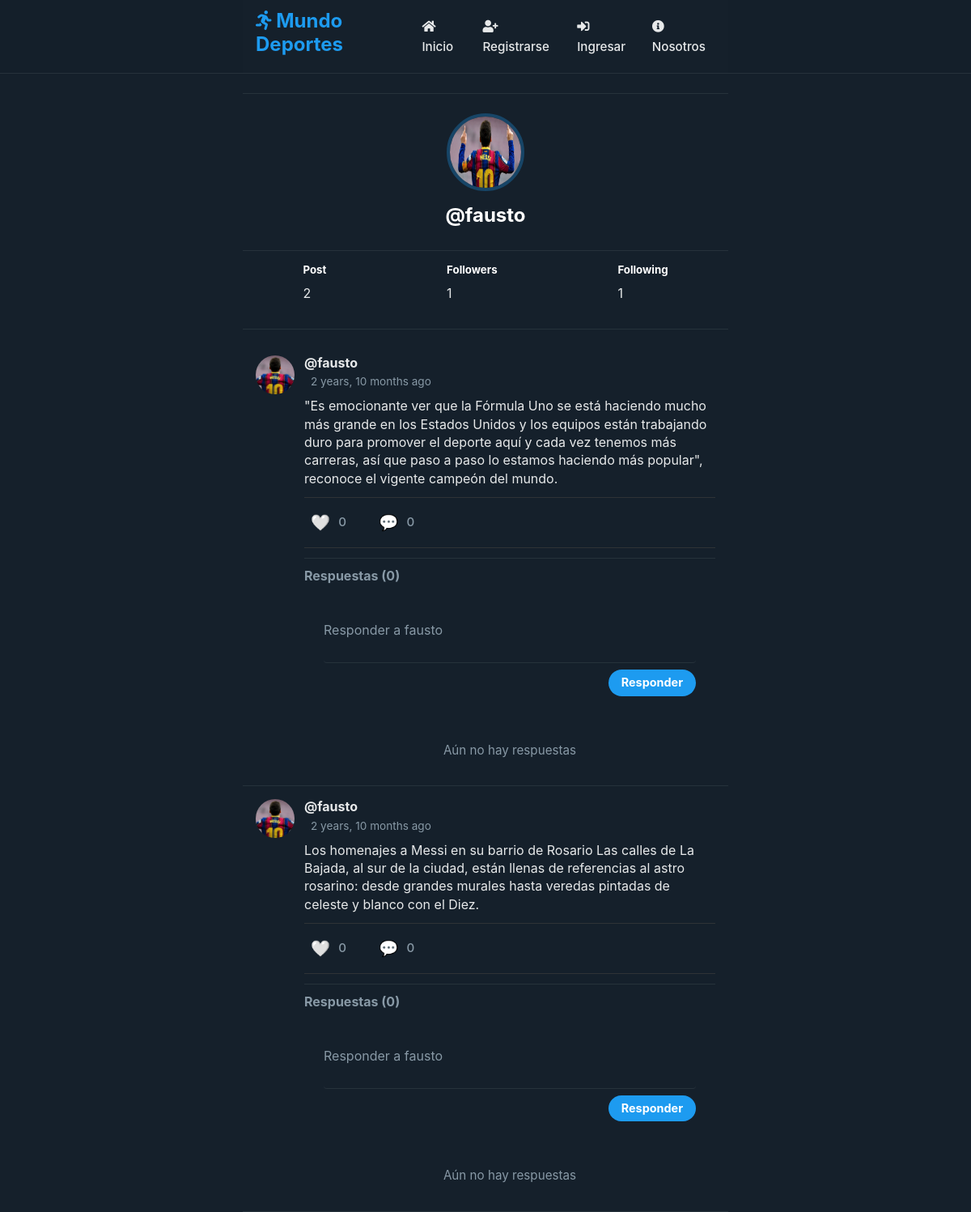
The app's page /profile/fausto/, older data.
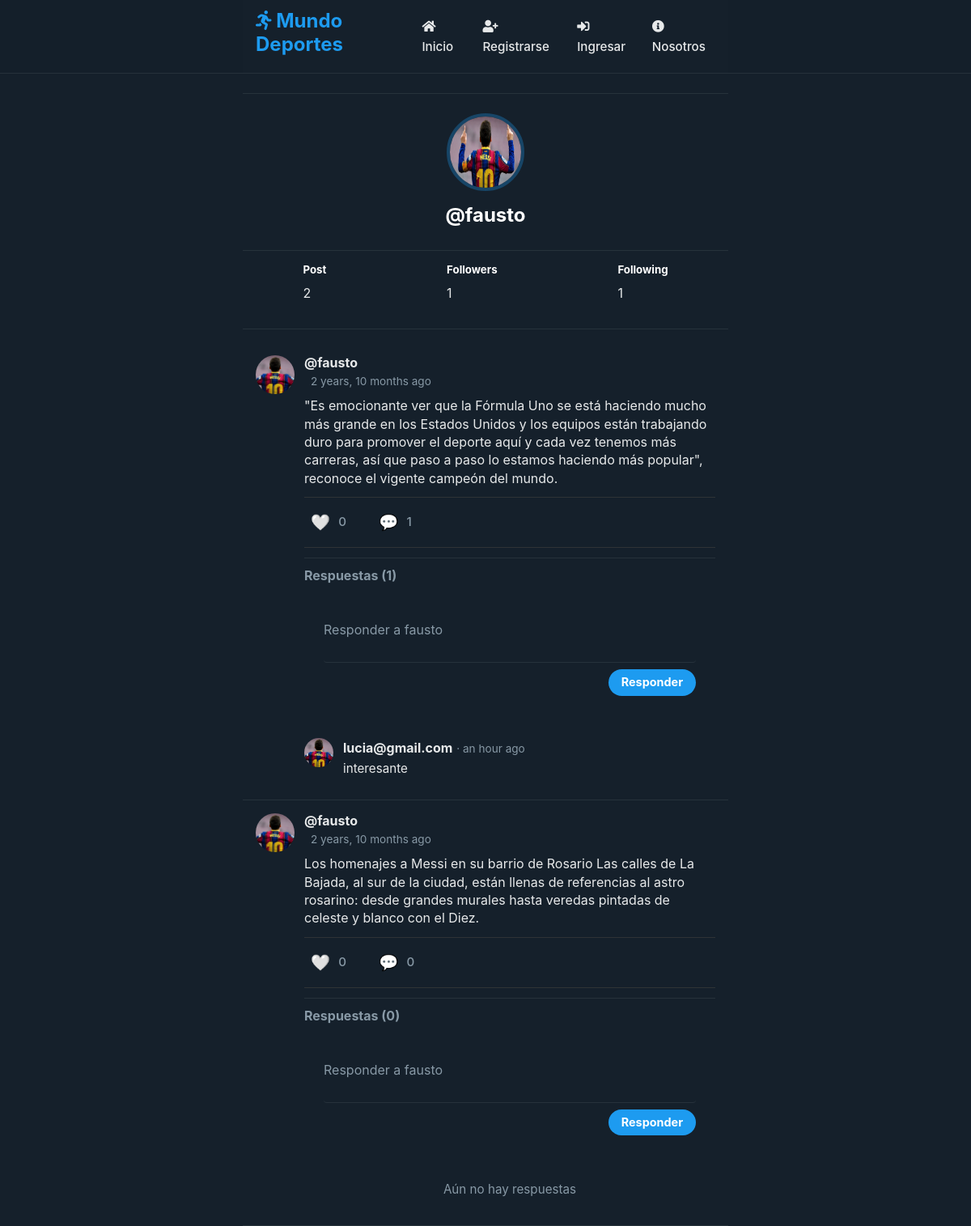
The same page, newer data.
### social/models.py (models this page shows, shortened)
class Profile(models.Model):
	user = models.OneToOneField(User, on_delete=models.CASCADE)
	image = models.ImageField(default='messi.jpg')
	def following(self):
		user_ids = Relationship.objects.filter(from_user=self.user)\
								.values_list('to_user_id', flat=True)
		return User.objects.filter(id__in=user_ids)
	def followers(self):
		user_ids = Relationship.objects.filter(to_user=self.user)\
								.values_list('from_user_id', flat=True)
		return User.objects.filter(id__in=user_ids)

class Post(models.Model):
	user = models.ForeignKey(User, on_delete=models.CASCADE, related_name='posts')
	timestamp = models.DateTimeField(default=timezone.now)
	content = models.TextField()
	class Meta:
		ordering = ['-timestamp']

class Comment(models.Model):
    post = models.ForeignKey(Post, on_delete=models.CASCADE, related_name='comments')
    user = models.ForeignKey(User, on_delete=models.CASCADE, related_name='comments')
    text = models.TextField(max_length=500)
    created_at = models.DateTimeField(auto_now_add=True)
    class Meta:
        ordering = ['-created_at']

### social/views.py (the view)
# urls.py: path('profile/', views.profile, name='profile'),
def profile(request, username=None):
	current_user = request.user
	if username and username != current_user.username:
		user = User.objects.get(username=username)
		posts = user.posts.all()
	else:
		posts = current_user.posts.all()
		user = current_user
	return render(request, 'social/profile.html', {'user':user, 'posts':posts})

### social/templates/social/profile.html (shortened to what this page needs)
{% extends 'social/feed.html' %}
{% block content %}
<div class="profile">
	<img src="{{ user.profile.image.url }}">
	<h2>@{{ user.username }}</h2>
</div>
<div class="follow">
	<div>
		<h5>Post</h5>
		<p>{{ user.posts.count }}</p>
	</div>
	<div>
		<h5>Followers</h5>
		<p>{{ user.profile.followers.count }}</p>
	</div>
	<div>
		<h5>Following</h5>
		<p>{{ user.profile.following.count }}</p>
	</div>
</div>
{{ block.super }}
{% endblock %}

### social/templates/social/feed.html (shortened to what this page needs)
{% extends 'social/layout.html' %}
{% load humanize %}
{% block content %}
{% for post in posts %}
<article>
    <div class="container-article">
        <img src="{{ post.user.profile.image.url }}">
        <div>
            <h2 class="username"><a href="{% url 'profile' post.user.username %}">@{{ post.user.username }}</a></h2>
            <time data-time="#">{{ post.timestamp|naturaltime }}</time>
            <div class="post">{{ post.content }}</div>
            <div class="post-actions">
                <div class="like-action">
                    {% if request.user in post.likes.all %}
                        <a href="{% url 'like_post' post.id %}" class="like-button liked">
                            <span class="like-icon">❤️</span>
                            <span class="like-count">{{ post.likes.count }}</span>
                        </a>
                    {% else %}
                        <a href="{% url 'like_post' post.id %}" class="like-button">
                            <span class="like-icon">🤍</span>
                            <span class="like-count">{{ post.likes.count }}</span>
                        </a>
                    {% endif %}
                </div>
                <div class="comment-action">
                    <a href="#comments-{{ post.id }}" class="comment-button">
                        <span class="comment-icon">💬</span>
                        <span class="comment-count">{{ post.comments.count }}</span>
                    </a>
                </div>
            </div>
            <div class="comments-section" id="comments-{{ post.id }}">
                <h4>Respuestas ({{ post.comments.count }})</h4>
                <form method="POST" action="{% url 'add_comment' post.id %}" class="comment-form">
                    <textarea name="text" placeholder="Responder a {{ post.user.username }}"></textarea>
                    <div class="comment-form-footer">
                        <button type="submit" class="comment-btn">Responder</button>
                    </div>
                </form>
                <div class="comments-list">
                    {% for comment in post.comments.all %}
                    <div class="comment">
                        <div class="comment-avatar">
                            <img src="{{ comment.user.profile.image.url }}" alt="{{ comment.user.username }}">
                        </div>
                        <div class="comment-body">
                            <div class="comment-header">
                                <a href="{% url 'profile' comment.user.username %}" class="comment-user">{{ comment.user.username }}</a>
                                <span class="comment-time">· {{ comment.created_at|naturaltime }}</span>
                            </div>
                            <div class="comment-content">{{ comment.text }}</div>
                        </div>
                    </div>
                    {% empty %}
                    <div class="no-comments">Aún no hay respuestas</div>
                    {% endfor %}
                </div>
            </div>
        </div>
    </div>
</article>
{% endfor %}
{% endblock %}

### social/templates/social/layout.html (shortened to what this page needs)
<!DOCTYPE html>
{% load static %}
<html lang="es">
<head>
    <link rel="stylesheet" href="https://cdnjs.cloudflare.com/ajax/libs/font-awesome/5.15.3/css/all.min.css">
    <link rel="stylesheet" type="text/css" href="{% static 'normalize.css' %}">
    <link rel="stylesheet" type="text/css" href="{% static 'style.css' %}">
</head>
<body>
    <header class="main-head">
        <nav class="main">
            <h1 id="logo" class="neon-effect">
                <i class="fas fa-running"></i> Mundo Deportes
            </h1>
            <ul>
                <li><a class="feed" href="{% url 'feed' %}"><i class="fas fa-home"></i> Inicio</a></li>
                {% if request.user.is_authenticated %}
                <li>
                    <form action="{% url 'logout' %}" method="post" style="display: inline; padding: 0; margin: 0;">
                        {% csrf_token %}
                        <button type="submit" style="background: none; border: none; padding: 0; color: inherit; cursor: pointer;">
                            <i class="fas fa-sign-out-alt"></i> Cerrar Sesión
                        </button>
                    </form>
                </li>
                {% else %}
                <li><a href="{% url 'register' %}"><i class="fas fa-user-plus"></i> Registrarse</a></li>
                <li><a href="{% url 'login' %}"><i class="fas fa-sign-in-alt"></i> Ingresar</a></li>
                <li><a href="{% url 'about' %}"><i class="fas fa-info-circle"></i> Nosotros</a></li>
                {% endif %}
            </ul>
        </nav>
    </header>
    <div class="main">
        <nav class="second-nav">
        </nav>
        {% block content %}
        {% endblock content %}
    </div>
</body>
</html>

Row changes from the older to the newer data that the page shows:
shown differently, row unchanged: Post (number 1 of 2 on the later page): comments.count "0" → "1"; no longer shows "Aún no hay respuestas"
added Comment: user.profile.image (picture), user.username "lucia@gmail.com", created_at "an hour ago", text "interesante", shown under Post (number 1 of 2 on the later page)
